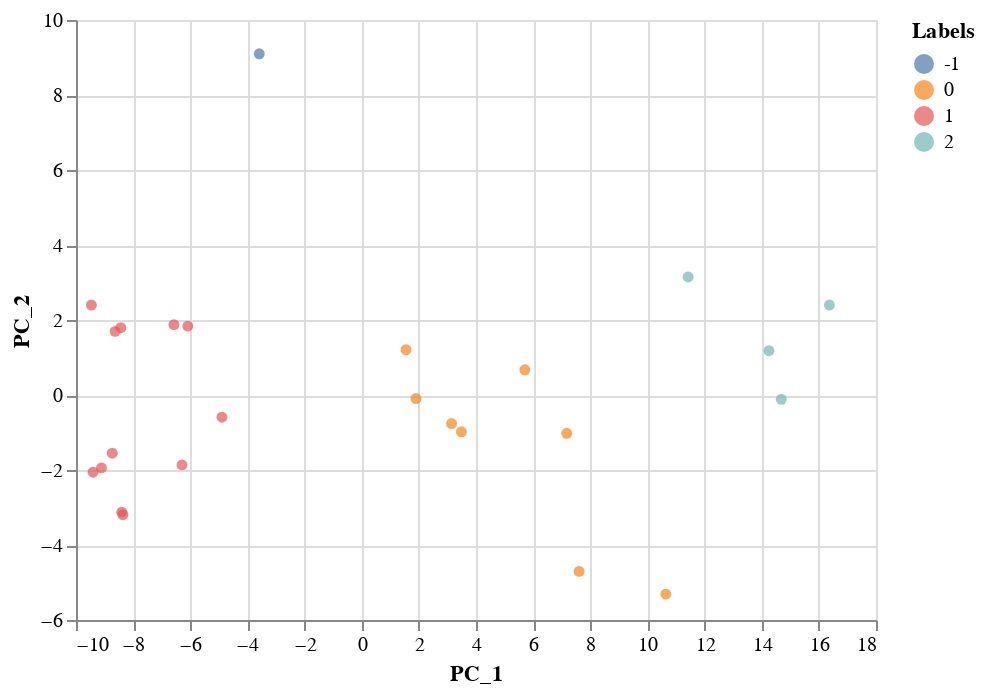

Write notebook code for a chart like this one.
### Code cell
# Visualize clusters
dbscan_chart = visualize_with_pca (scaled_mags_df, dbscan_predicted, dbscan_core_samples)
dbscan_chart

### Figure 1 — Vega-Lite specification as saved in the notebook (floating-point values rounded to 4 significant figures)
{"config": {"view": {"continuousWidth": 400, "continuousHeight": 300}}, "data": {"name": "data-6b20a8da93926eada30128335f693068"}, "mark": "circle", "encoding": {"color": {"type": "nominal", "field": "Labels"}, "x": {"type": "quantitative", "field": "PC_1"}, "y": {"type": "quantitative", "field": "PC_2"}}, "$schema": "https://vega.github.io/schema/vega-lite/v4.8.1.json", "datasets": {"data-6b20a8da93926eada30128335f693068": [{"PC_1": 7.608, "PC_2": -4.703, "Labels": 0}, {"PC_1": -8.398, "PC_2": -3.124, "Labels": 1}, {"PC_1": 11.42, "PC_2": 3.149, "Labels": 2}, {"PC_1": -9.403, "PC_2": -2.059, "Labels": 1}, {"PC_1": -9.108, "PC_2": -1.943, "Labels": 1}, {"PC_1": -6.572, "PC_2": 1.877, "Labels": 1}, {"PC_1": 16.37, "PC_2": 2.399, "Labels": 2}, {"PC_1": 14.69, "PC_2": -0.1152, "Labels": 2}, {"PC_1": 3.144, "PC_2": -0.7608, "Labels": 0}, {"PC_1": 1.901, "PC_2": -0.09562, "Labels": 0}, {"PC_1": 5.709, "PC_2": 0.6731, "Labels": 0}, {"PC_1": 7.175, "PC_2": -1.02, "Labels": 0}, {"PC_1": 1.551, "PC_2": 1.207, "Labels": 0}, {"PC_1": -8.431, "PC_2": 1.795, "Labels": 1}, {"PC_1": -8.633, "PC_2": 1.697, "Labels": 1}, {"PC_1": -4.892, "PC_2": -0.5918, "Labels": 1}, {"PC_1": -8.358, "PC_2": -3.192, "Labels": 1}, {"PC_1": -6.289, "PC_2": -1.864, "Labels": 1}, {"PC_1": -6.087, "PC_2": 1.836, "Labels": 1}, {"PC_1": 10.64, "PC_2": -5.31, "Labels": 0}, {"PC_1": 3.489, "PC_2": -0.9804, "Labels": 0}, {"PC_1": -8.732, "PC_2": -1.551, "Labels": 1}, {"PC_1": 14.25, "PC_2": 1.18, "Labels": 2}, {"PC_1": -3.586, "PC_2": 9.098, "Labels": -1}, {"PC_1": -9.462, "PC_2": 2.399, "Labels": 1}]}}
